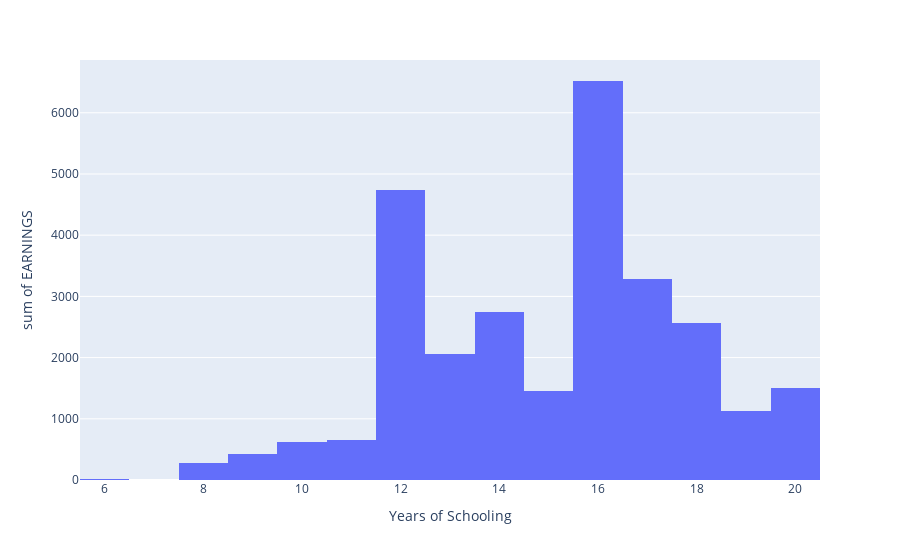

Notebook code cell kept with this figure:
### Code cell
# Check for Years of Schooling - Relation to Earnings

fig = px.histogram(data_frame=df_data, x='S', y='EARNINGS')
fig.update_layout(xaxis_title='Years of Schooling')
fig.show()

### Figure 1 — Plotly figure (JSON) as saved in the notebook; plotly's stock layout.template omitted (floating-point values rounded to 4 significant figures; data arrays with more than 128 entries replaced by an {"elided": "..."} marker saying what was removed)
{"data": [{"alignmentgroup": "True", "bingroup": "x", "histfunc": "sum", "hovertemplate": "S=%{x}<br>sum of EARNINGS=%{y}<extra></extra>", "legendgroup": "", "marker": {"color": "#636efa", "pattern": {"shape": ""}}, "name": "", "offsetgroup": "", "orientation": "v", "showlegend": false, "type": "histogram", "x": {"elided": "1487 int values"}, "xaxis": "x", "y": {"elided": "1487 float values"}, "yaxis": "y"}], "layout": {"barmode": "relative", "legend": {"tracegroupgap": 0}, "margin": {"t": 60}, "xaxis": {"anchor": "y", "domain": [0, 1], "title": {"text": "Years of Schooling"}}, "yaxis": {"anchor": "x", "domain": [0, 1], "title": {"text": "sum of EARNINGS"}}}}
